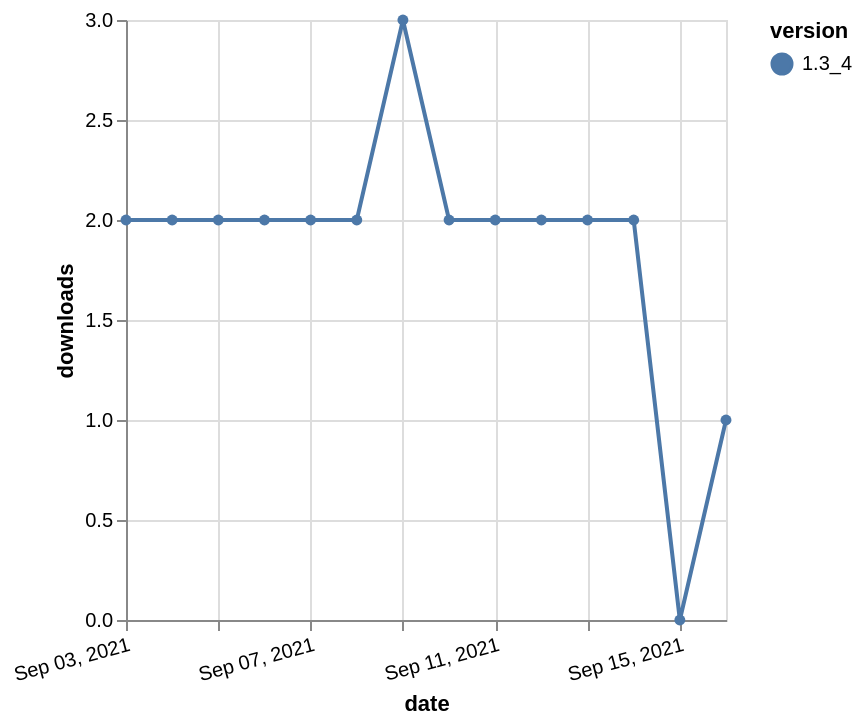

The specification (Vega-Lite) saved for this image:
### Vega-Lite specification from a JSON file in a GitHub repository (floating-point values rounded to 4 significant figures)
{"$schema": "https://vega.github.io/schema/vega-lite/v5.json", "description": "A simple bar chart with embedded data.", "data": {"values": [{"date": "2021-09-03", "total": 2756, "delta": 2, "version": "1.3_4"}, {"date": "2021-09-04", "total": 2758, "delta": 2, "version": "1.3_4"}, {"date": "2021-09-05", "total": 2760, "delta": 2, "version": "1.3_4"}, {"date": "2021-09-06", "total": 2762, "delta": 2, "version": "1.3_4"}, {"date": "2021-09-07", "total": 2764, "delta": 2, "version": "1.3_4"}, {"date": "2021-09-08", "total": 2766, "delta": 2, "version": "1.3_4"}, {"date": "2021-09-09", "total": 2769, "delta": 3, "version": "1.3_4"}, {"date": "2021-09-10", "total": 2771, "delta": 2, "version": "1.3_4"}, {"date": "2021-09-11", "total": 2773, "delta": 2, "version": "1.3_4"}, {"date": "2021-09-12", "total": 2775, "delta": 2, "version": "1.3_4"}, {"date": "2021-09-13", "total": 2777, "delta": 2, "version": "1.3_4"}, {"date": "2021-09-14", "total": 2779, "delta": 2, "version": "1.3_4"}, {"date": "2021-09-15", "total": 2779, "delta": 0, "version": "1.3_4"}, {"date": "2021-09-16", "total": 2780, "delta": 1, "version": "1.3_4"}]}, "width": "container", "mark": {"type": "line", "point": {"filled": true}}, "encoding": {"x": {"field": "date", "type": "temporal", "timeUnit": "yearmonthdate", "title": "date", "axis": {"labelAngle": -15}}, "y": {"field": "delta", "type": "quantitative", "title": "downloads"}, "color": {"field": "version", "type": "nominal"}, "tooltip": {"field": "delta"}}}
